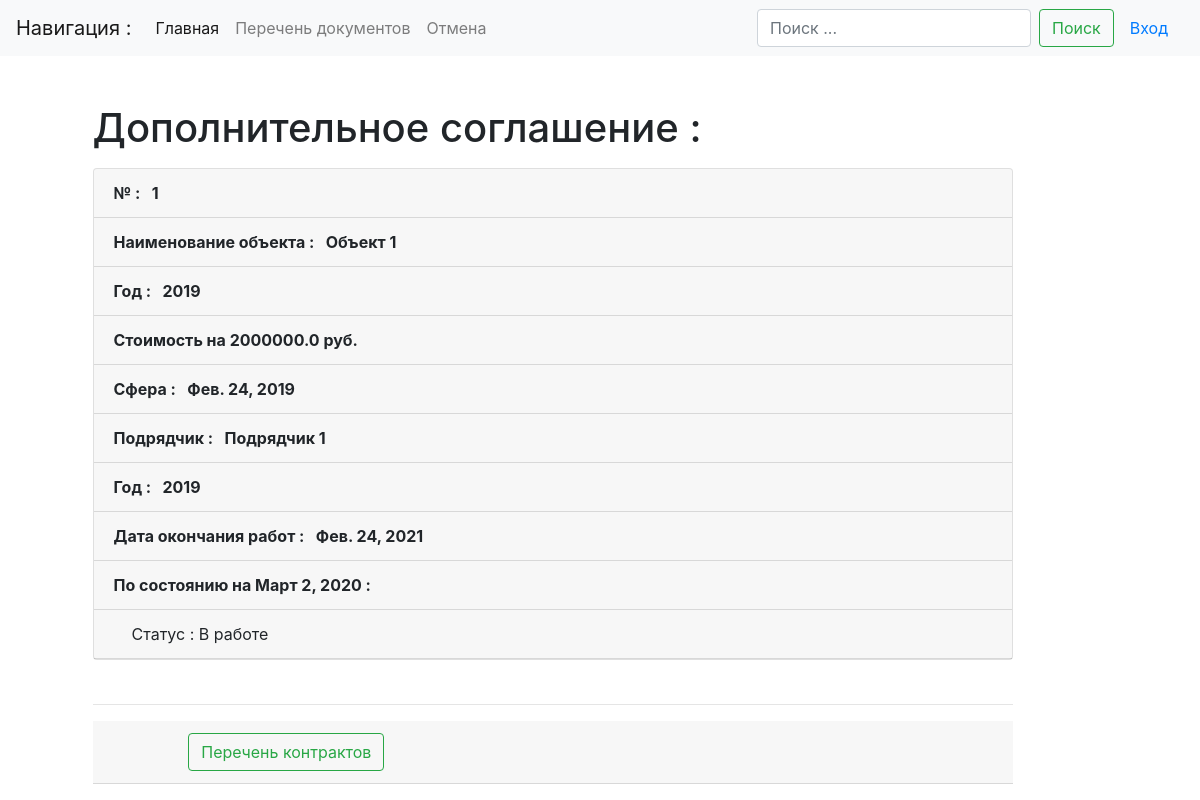
Page /list/details/5/ on the committed database.
### docslist/models.py (models this page shows, shortened)
class Docs(models.Model):
    num_contract = models.CharField('Номер контракта', max_length=20, db_index=True, default='-')
    title = models.CharField('Наименование объекта', max_length=500, db_index=True, default='-')
    type_doc = models.ForeignKey(TypeDoc, on_delete=models.DO_NOTHING, verbose_name='Документ', default='-')
    year = models.PositiveSmallIntegerField('Год', default='1970')
    c_contract = models.FloatField('Цена контракта, руб.', max_length=50, default=0)
    ini_contract = models.ForeignKey(Initiator, on_delete=models.DO_NOTHING, verbose_name='Инициатор', null=True)
    uch_contract = models.ForeignKey(Contractor, on_delete=models.DO_NOTHING, verbose_name='Подрядчик', null=True)
    in_contract = models.DateField('Дата подписания контракта', default=date.today)
    in_work = models.DateField('Дата начала работ', default=date.today)
    out_work = models.DateField('Дата окончания работ', default=date.today)
    stat_contract = models.ForeignKey(StatusDoc, on_delete=models.DO_NOTHING, verbose_name='Статус', default='-')
    file_obj = models.FileField('Файл документа', upload_to='')
    url = models.SlugField(max_length=130, unique=True)
    data_stamp = models.DateTimeField(auto_now_add=True)
    class Meta:
        verbose_name = "Документ"
        verbose_name_plural = "Документы"
        ordering = ('year', 'num_contract',)  # сортировка

class TypeDoc(models.Model):
    name = models.CharField(max_length=100, unique=True, db_index=True, verbose_name='Документ')
    description = models.TextField("Описание")
    url = models.SlugField(max_length=160, unique=True)
    class Meta:
        verbose_name = "Тип документа"
        verbose_name_plural = "Типы документов"
        ordering = ('name',)  # сортировка

class Contractor(models.Model):
    name = models.CharField(max_length=200, unique=True, db_index=True, verbose_name='Подрядчик')
    def __str__(self):
        return '{}'.format(self.name)
    class Meta:
        verbose_name = "Подрядчик"
        verbose_name_plural = "Подрядчики"
        ordering = ('name',)  # сортировка

class StatusDoc(models.Model):
    name = models.CharField(max_length=50, unique=True, db_index=True, verbose_name='Наименование')
    def __str__(self):
        return '{}'.format(self.name)
    class Meta:
        verbose_name = "Статус"
        verbose_name_plural = "Статусы"
        ordering = ('name',)  # сортировка

### docslist/views.py (the view)
# urls.py: path('list/details/<int:pk>/', DocDetailView.as_view(), name='doc-detail'),
class DocDetailView(DetailView):
    model = Docs
    slug_field = "url"
    def get_context_data(self, **kwargs):
        context = super().get_context_data(**kwargs)
        d_today = datetime.date.today()
        context['d_today'] = d_today
        context['isp'] = 0
        sum_isp = Docs.objects.filter(stat_contract=2, type_doc=3, num_contract=kwargs['object'].num_contract).aggregate(Sum('c_contract'))
        if sum_isp['c_contract__sum'] is None:
            context['isp'] = 0
        else:
            context['isp'] = sum_isp['c_contract__sum']
        context['sum_ost'] = kwargs['object'].c_contract - context['isp']
        obj_key = self.kwargs.get('pk', None)
        c_num = Docs.objects.filter(stat_contract=2, id=obj_key).exclude(type_doc=3)
        return context

### templates/docslist/docs_detail.html (shortened to what this page needs)
{% extends "base.html" %}
{% load crispy_forms_tags %}
{% block content %}
    <h1 class="mb-3">{{ docs.type_doc.description }} :</h1>
        <div class="card mb-1">
            <p class="card-header"><strong> № : &nbsp; {{ docs.num_contract }}</strong></p>
            <p class="card-header"><strong>Наименование объекта : &nbsp; {{ docs.title }}</strong></p>
            <p class="card-header"><strong>Год : &nbsp; {{ docs.year }}</strong></p>
            <p class="card-header"><strong>Стоимость на {{ docs.c_contract }} руб.</strong></p>
            <p class="card-header"><strong>Сфера : &nbsp; {{ docs.in_contract }}</strong></p>
            <p class="card-header"><strong>Подрядчик : &nbsp; {{ docs.uch_contract }}</strong></p>
            <p class="card-header"><strong>Год : &nbsp; {{ docs.year }}</strong></p>
            <p class="card-header"><strong>Дата окончания работ : &nbsp; {{ docs.out_work }}</strong></p>
            <p class="card-header"><strong>По состоянию на {{ d_today }} : </strong></p>
            <p class="card-header">&nbsp;&nbsp;&nbsp; Статус : {{ docs.stat_contract }} </p>
         </div><br><hr>
    <div class="card-header">
        <div class="row">
            <div class="col-1"></div>
            <div class="col-3"><a href="{% url 'docs-list' %}" class="btn btn-outline-success my-1 my-sm-0" aria-disabled="true">Перечень контрактов</a></div>
        </div>
    </div>
{% endblock content %}

### rows in the picture
Docs: type_doc.description "Дополнительное соглашение", num_contract "1", title "Объект 1", year "2019", c_contract "2000000.0", in_contract "Фев. 24, 2019", uch_contract "Подрядчик 1", out_work "Фев. 24, 2021", stat_contract "В работе"
